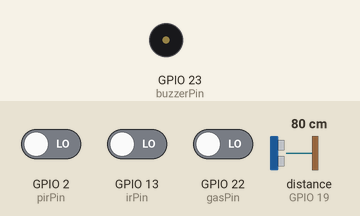
Simulated run of this sketch. Board: ESP32. On the bench: buzzer (waves = sounding, pin HIGH). Wiring (inferred from the names in the program): ultrasonic range finder: trigger GPIO 18; echo GPIO 19. The test bench sets the inputs (shaded band); at power-on: distance to the obstacle (sensor on GPIO 19) 80 cm, GPIO 2 (pirPin) LOW, GPIO 13 (irPin) LOW, GPIO 22 (gasPin) LOW. The echo pulse lasts 58.3 µs per cm; WiFi joins after 1.5 s; servers stay silent unless stated; pins used as bus, display or sensor lines are not drawn; what the sketch prints to the serial monitor is not drawn.

Above: at 3.0 s.
3.1 s: distance to the obstacle (sensor on GPIO 19) set to 2 cm
At 4.1 s:
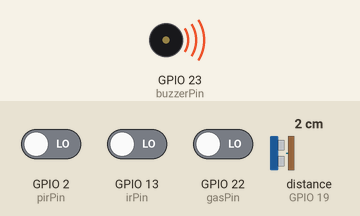
Timing chart, 0 to 11.5 s (numbered marks = the images above; inputs shaded):
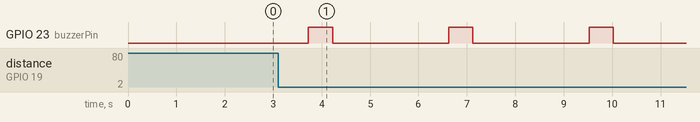

Measured:
- after the input at 3.1 s, GPIO 23 (buzzerPin): alternates HIGH for 0.50 s and LOW for 2.4 s, starting after 0.62 s

The sketch:

afterBurn.ino
```cpp
/*
 *  ESP2[Hendling The sensors]
 * Project: A shop Security System and (IoT Sensor Monitoring) with Telegram Alerts
 * Author: SwadhinBiswas
 * Date: 2024-12-05
 * Contact: swadhinbiswas.cse@gmail.com
 * GitHub: https://github.com/swadhinbiswas
 *
 * Description:
 *     This program reads sensor data from gas, motion, vibration, and ultrasonic sensors,
 *     and uploads the data to Firebase Realtime Database. Additionally, it implements
 *     security alerts if certain thresholds are breached.
 *

 */


#include <WiFi.h>
#include <UniversalTelegramBot.h>
#include <ArduinoJson.h>
#include <WiFiClientSecure.h>

// Wi-Fi Credentials
const char* ssid = "x";
const char* password = "12345678";

// Telegram Bot Token and Group Chat ID
const char* chatID  = "";
const char* botToken = "";

// Initialize Wi-Fi and Bot
WiFiClientSecure client;
UniversalTelegramBot bot(botToken, client);

// Sensor Pins
const int trigPin = 18; // Ultrasonic sensor Trig
const int echoPin = 19; // Ultrasonic sensor Echo
const int pirPin = 2;  // PIR motion sensor
const int irPin = 13;   // IR sensor
const int gasPin = 22;  // Gas sensor
const int buzzerPin = 23;
const int vibrate = 14;

// Thresholds
const int gasThreshold = 400;
const int vibra=500;

// Variables
long duration;
int distance;
int gasValue;

void setup() {
  Serial.begin(115200);
  pinMode(trigPin, OUTPUT);
  pinMode(echoPin, INPUT);
  pinMode(pirPin, INPUT);
  pinMode(irPin, INPUT);
  pinMode(buzzerPin, OUTPUT);

  // Connect to Wi-Fi
  WiFi.begin(ssid, password);
  Serial.print("Connecting to Wi-Fi");
  while (WiFi.status() != WL_CONNECTED) {
    delay(500);
    Serial.print(".");
  }
  Serial.println("\nConnected to Wi-Fi!");
  client.setInsecure();
  bot.sendMessage(chatID, "ESP8266 Security System is Online!", "");
}

void loop() {
  // Ultrasonic Sensor
  digitalWrite(trigPin, LOW);
  delayMicroseconds(2);
  digitalWrite(trigPin, HIGH);
  delayMicroseconds(10);
  digitalWrite(trigPin, LOW);
  duration = pulseIn(echoPin, HIGH);
  distance = duration * 0.034 / 2;

  // Send distance value to Telegram
  String distanceMessage = "🚨 Ultrasonic Alert: Object detected at " + String(distance) + " cm!";
  bot.sendMessage(chatID, distanceMessage.c_str(), "");


  if (distance < 25) {
    activateBuzzer();
    delay(2000); // Avoid spamming
  }

  // PIR Motion Sensor
  if (digitalRead(pirPin) == HIGH) {
    bot.sendMessage(chatID, "🚨 Motion Detected!", "");
    activateBuzzer();
    delay(2000);
  }

  // IR Sensor
  if (digitalRead(irPin) == HIGH) {
    bot.sendMessage(chatID, "🚨 IR Sensor Alert: Object detected!", "");
    activateBuzzer();
    delay(2000);
  }

  // Gas Sensor
  gasValue = digitalRead(gasPin);
  if (gasValue > gasThreshold) {
    bot.sendMessage(chatID, "🚨 Gas Leak Detected! Be cautious!", "");
    activateBuzzer();
    delay(2000);
  }

  delay(100); // Loop delay
}

void activateBuzzer() {
  digitalWrite(buzzerPin, HIGH);
  delay(500);
  digitalWrite(buzzerPin, LOW);
}
```
